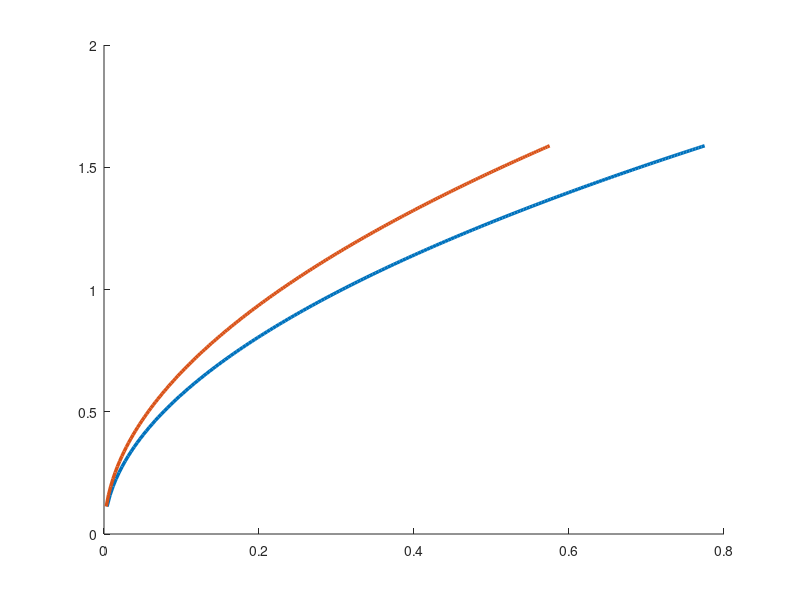

The MATLAB source for this figure: (Note: this script raises an error after producing the figure.)
clear all 
close all
x = linspace(-0.5,0,200);
y = linspace(0.0,0.0,200);

r = sqrt(x.^2 + y.^2);
th = atan(y./x)+pi;

% Theta (rad) 
% th = linspace(0, pi, 200);
% h0 is the height 
h0 = 10000.0;
% Amount of displacement 
Delta = 100; 
% stretch in direction of displacement 
lambda_a = 1 + Delta/h0;

% Known a for specific geometry 
ac = 2*sqrt(h0/pi)*(lambda_a - inv(lambda_a));
a = [ac];
% Unknown amplitudes
c = [1.55 1.15];
% c = [0.422449];
for ii = 1:length(c)
    y2(ii,:) = a*sqrt(r).*sin((th./2)); 
    y1(ii,:) = c(ii)*r.*cos(th);

%     y1(ii,:) = 2*c(ii)*((y2(ii,:)/a).^2).*(cos(th)/(1-cos(th)));
%     y1(ii,:) = c(ii)*(y2(ii,:)/a).^2;
    
%     y2_norm(ii,:) = (1/a)*sin(th./2);
%     y1_norm(ii,:) = 2*c(ii)*y2(ii,:).^2*(cos(th)/(1-cos(th)));    
end

figure(1)
hold on 
plot(-y1(1,:), y2(1,:), 'LineWidth', 2.5)
plot(-y1(2,:), y2(2,:), 'LineWidth', 2.5)
hold on
% h1 = plot(y1_1, y2_1, 'o');


h1 = plot(y1_1, y2_1, 'LineWidth', 2.5);
xlabel("$y_1$", 'Interpreter', 'LaTeX')
ylabel("$y_2$", 'Interpreter', 'LaTeX')
ax.FontSize = 15; 
xlim([0 0.04])
ylim([0 0.04])
set(gca, 'XScale', 'log')
set(gca, 'YScale', 'log')
saveas(gcf, 'Log.eps', 'epsc')

%% Plotting

y1_1 = VaryingC.y1;
y2_1 = VaryingC.y2;
y1_2 = VaryingC.y3;
y2_2 = VaryingC.y4;
y1_3 = VaryingC.y5;
y2_3 = VaryingC.y6;
y1_4 = VaryingC.y7;
y2_4 = VaryingC.y8;
y1_5 = VaryingC.y9;
y2_5 = VaryingC.y10;
y1_6 = VaryingC.y11;
y2_6 = VaryingC.y12;
y1_7 = VaryingC.y13;
y2_7 = VaryingC.y14;
y1_8 = VaryingC.y15;
y2_8 = VaryingC.y16;
y1_9 = VaryingC.y17;
y2_9 = VaryingC.y18;

figure(1)
hold on
h1 = plot(y1_1, y2_1, 'LineWidth', 2.5);
h2 = plot(y1_2, y2_2, 'LineWidth', 2.5);
h3 = plot(y1_3, y2_3, 'LineWidth', 2.5);
h4 = plot(y1_4, y2_4, 'LineWidth', 2.5);
h5 = plot(y1_5, y2_5, 'LineWidth', 2.5);
h6 = plot(y1_6, y2_6, 'LineWidth', 2.5);
h7 = plot(y1_7, y2_7, 'LineWidth', 2.5);
h8 = plot(y1_8, y2_8, 'LineWidth', 2.5);
h9 = plot(y1_9, y2_9, 'LineWidth', 2.5);
title(leg, "$c$", 'Interpreter', 'Latex');
leg = legend([h1,h2,h3,h4,h5,h6,h7,h8,h9],["1.15", "1.20", "1.25", "1.30", "1.35", "1.40", "1.45", "1.50", "1.55"], 'Location', 'Best');


title(leg, "$No Phase-Field$", 'Interpreter', 'Latex');
leg = legend([h1, h2],["X+2, Y+5", "Trimmed"], 'Location', 'Best');
leg = legend([h1, h2, h3, h4],["X+4, Y+5", "X+3, Y+6", "X+2, Y+8", "X+1, Y+10"], 'Location', 'Best');
leg = legend([h1, h2, h3, h4],["X+2, Y+5", "X+4, Y+5", "X+6, Y+5", "X+8, Y+5"], 'Location', 'Best');
leg = legend([h1, h2, h3, h4],["X+3, Y+5", "X+3, Y+6", "X+3, Y+8", "X+3, Y+10"], 'Location', 'Best');

% leg = legend([h1, h2, h3, h4],["Discrete Stabilized", "Phase-Field Stabilized", "Displacement", "Taylor-Hood"], 'Location', 'Best');

ax = gca;
xlabel("$y_1$", 'Interpreter', 'LaTeX')
ylabel("$y_2$", 'Interpreter', 'LaTeX')
xlim([0 0.2])
ylim([0 0.2])
ax.FontSize = 15; 
set(gca, 'XScale', 'log')
set(gca, 'YScale', 'log')

saveas(gcf, 'Varying_c.eps', 'epsc')

%%
figure(2)
Points = Vertical.Points1;
a = Vertical.a;
Damage = Vertical.Damage;
h0 = plot(Points, Damage, 'LineWidth', 2.5)
hold on
h1 = plot(Points, a, 'LineWidth', 2.5)
leg = legend([h0, h1],["Damage", "a"], 'Location', 'Best');

%% 

% th = linspace(-pi, pi, 200);

u1 = 1.15*r.*cos(-th);
u2 = 1.4741*sqrt(r).*sin(-th./2);
figure(1)
hold on 
plot(x, u1, 'LineWidth', 2.5)
plot(x, u2, 'LineWidth', 2.5)

u1_test = Untitled.Displacement0;
u2_test = Untitled.Displacement1;
x_test = Untitled.Points0;



figure(2)
hold on
plot(x_test, u1_test, 'LineWidth', 2.5);
plot(x_test, u2_test, 'LineWidth', 2.5);
